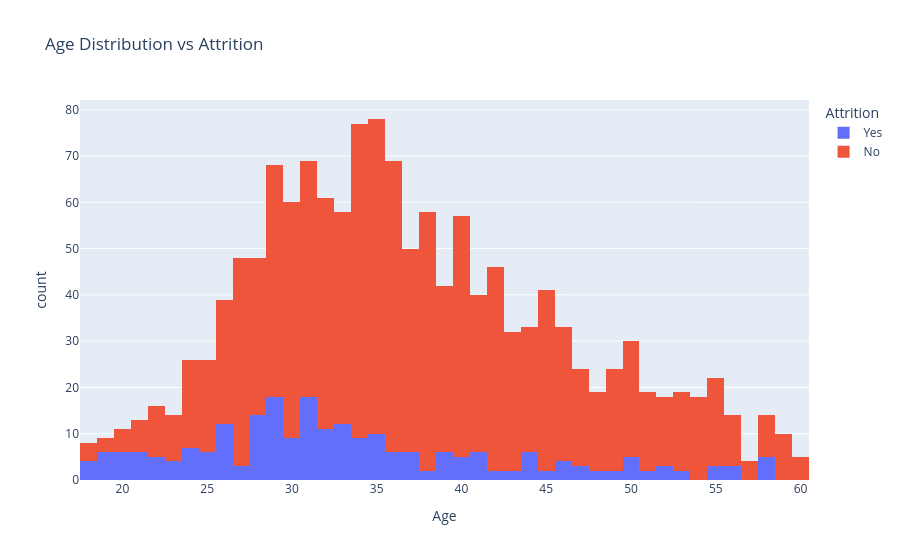

Notebook cell for this chart:
### Code cell
fig = px.histogram(df, x="Age",
                   color="Attrition",
                   title="Age Distribution vs Attrition")
fig.show()

### Figure 1 — Plotly figure (JSON) as saved in the notebook; plotly's stock layout.template omitted (floating-point values rounded to 4 significant figures; data arrays with more than 128 entries replaced by an {"elided": "..."} marker saying what was removed)
{"data": [{"bingroup": "x", "hovertemplate": "Attrition=Yes<br>Age=%{x}<br>count=%{y}<extra></extra>", "legendgroup": "Yes", "marker": {"color": "#636efa", "pattern": {"shape": ""}}, "name": "Yes", "orientation": "v", "showlegend": true, "type": "histogram", "x": {"elided": "237 int values"}, "xaxis": "x", "yaxis": "y"}, {"bingroup": "x", "hovertemplate": "Attrition=No<br>Age=%{x}<br>count=%{y}<extra></extra>", "legendgroup": "No", "marker": {"color": "#EF553B", "pattern": {"shape": ""}}, "name": "No", "orientation": "v", "showlegend": true, "type": "histogram", "x": {"elided": "1233 int values"}, "xaxis": "x", "yaxis": "y"}], "layout": {"barmode": "relative", "legend": {"title": {"text": "Attrition"}, "tracegroupgap": 0}, "title": {"text": "Age Distribution vs Attrition"}, "xaxis": {"anchor": "y", "domain": [0, 1], "title": {"text": "Age"}}, "yaxis": {"anchor": "x", "domain": [0, 1], "title": {"text": "count"}}}}
